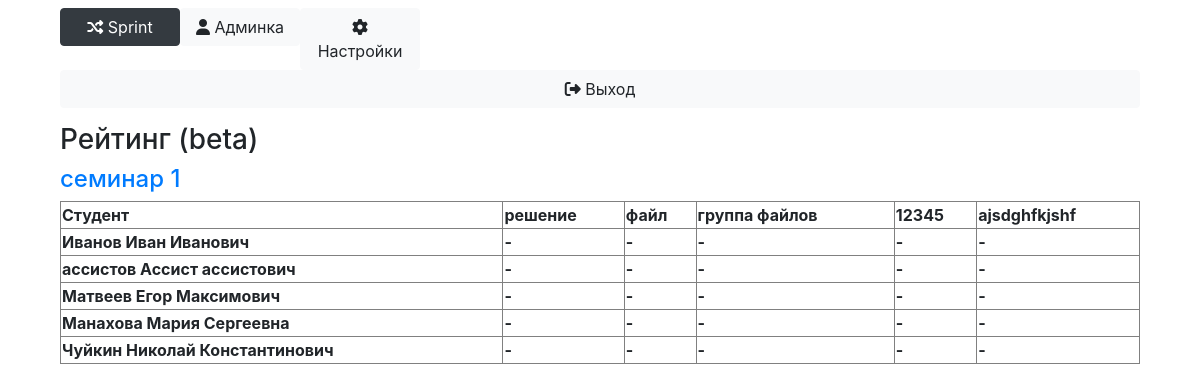
Page /rating?block_id=46 (signed in) on the committed database.
### Main/models.py (models this page shows, shortened)
class Block(models.Model):
    name = models.TextField()
    course = models.ForeignKey(Course, on_delete=models.CASCADE)
    time_start = models.DateTimeField()
    time_end = models.DateTimeField()
    opened = models.BooleanField(default=False)
    show_rating = models.BooleanField(default=True)
    @property
    def tasks(self):
        return Task.objects.filter(block=self)

class Task(models.Model):
    name = models.TextField()
    block = models.ForeignKey(Block, on_delete=models.CASCADE)
    legend = models.TextField(default='')
    input = models.TextField(default='')
    output = models.TextField(default='')
    specifications = models.TextField(default='')
    time_limit = models.IntegerField(default=10000)
    weight = models.FloatField(default=1.0)
    max_mark = models.IntegerField(default=10)
    max_solutions_count = models.IntegerField(default=10)
    show_result = models.BooleanField(default=True)
    show_details = models.BooleanField(default=False)
    full_solution = models.BooleanField(default=False)
    mark_formula = models.TextField(default='None')

class Subscribe(models.Model):
    user = models.ForeignKey(User, on_delete=models.CASCADE)
    course = models.ForeignKey(Course, on_delete=models.CASCADE)
    is_assistant = models.BooleanField(default=False)

class UserInfo(models.Model):
    surname = models.TextField()
    name = models.TextField()
    middle_name = models.TextField()
    group = models.TextField()
    user = models.OneToOneField(User, on_delete=models.CASCADE, null=True)
    def __str__(self):
        return "{} {} {}".format(self.surname, self.name, self.middle_name)

### Main/views.py (the view)
# urls.py: path('rating', views.rating),
def rating(request):
    current_block = Block.objects.get(id=request.GET['block_id'])
    if not check_admin_on_course(request.user, current_block.course) and not current_block.show_rating:
        return HttpResponseRedirect('/main')
    return render(request, 'rating.html', context={'Block': Block.objects.get(id=request.GET['block_id'])})

### Main/context_processors.py (called while the page is built)
def attributes(request):
	return {
		'current_page': 'settings' if '/settings' == request.path else 'admin' if '/admin/' in request.path else 'main',
		'is_admin': check_admin(request.user)
	}

### Main/main.py (called while the page is built)
def check_login(user):
    return user.is_authenticated

def check_admin(user):
    if check_teacher(user):
        return True
    if not check_login(user):
        return False
    return len(Subscribe.objects.filter(user=user, is_assistant=True)) > 0

def check_teacher(user):
    return user.is_staff and check_login(user)

def check_admin_on_course(user, course):
    if user.is_superuser:
        return True
    try:
        s = Subscribe.objects.get(user=user, course=course)
    except ObjectDoesNotExist:
        return False
    return s.is_assistant or user.is_staff

### Main/models.py (called while the page is built)
    @property
    def subscribes(self):
        return sorted(Subscribe.objects.filter(course=self), key=lambda s: s.user.email)

### Main/templatetags/filters.py (called while the page is built)
@register.filter('userinfo_by_user')
def userinfo_by_user(user):
    return UserInfo.objects.get(user=user)

@register.filter('mark_status')
def mark_status(user, task):
    sols = Solution.objects.filter(user=user, task=task)
    if len(sols) == 0:
        return '-'
    return sols.last().result

### templates/rating.html (shortened to what this page needs)
{% extends 'base.html' %}
{% load filters %}
{% block content %}
	<h3>Рейтинг (beta)</h3>
	<h4><a href="/{% if current_page == 'admin' %}admin/{% endif %}block?id={{ Block.id }}">{{ Block.name }}</a></h4>
	<table border="1px solid black" style="width: 100%;">
		<thead>
			<tr>
				<th scope="col">Студент</th>
				{% for task in Block.tasks %}
					<th>{{ task.name }}</th>
				{% endfor %}
			</tr>
		</thead>
		<tbody>
			{% for sub in Block.course.subscribes %}
					<tr>
						<th scope="row">{{ sub.user|userinfo_by_user }}</th>
						{% for task in Block.tasks %}
							{% with status=sub.user|mark_status:task %}
								<th style="background-color: {% if status == '-' %}white{% else %}{% if sub.user|fully_marked:task %}lime{% else %}yellow{% endif %}{% endif %};">
									{% if current_page == 'admin' and status != '-' %}
										<a style="color: black;" href="/admin/solutions?block_id={{ Block.id }}&user={{ sub.user|userinfo_by_user }}&task_name={{ task.name }}">{{ status }}</a>
									{% else %}
										{{ status }}
									{% endif %}
								</th>
							{% endwith %}
						{% endfor %}
					</tr>
			{% endfor %}
		</tbody>
	</table>
{% endblock %}

### rows in the picture
Block: name "семинар 1"
Task: name "решение", status "-"
Task: name "файл", status "-"
Task: name "группа файлов", status "-"
Task: name "12345", status "-"
Task: name "ajsdghfkjshf", status "-"
Subscribe: user|userinfo_by_user "Иванов Иван Иванович"
Subscribe: user|userinfo_by_user "ассистов Ассист ассистович"
Subscribe: user|userinfo_by_user "Матвеев Егор Максимович"
Subscribe: user|userinfo_by_user "Манахова Мария Сергеевна"
Subscribe: user|userinfo_by_user "Чуйкин Николай Константинович"
